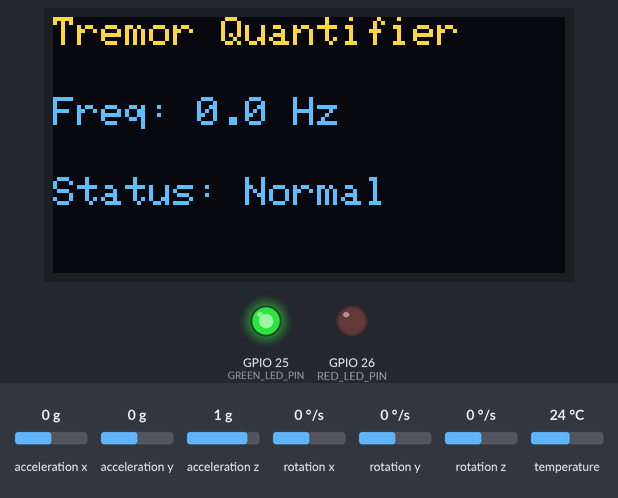
The sketch below on a simulated ESP32. Parts: 128×64 one-colour display, output pins drawn as LEDs (lit = HIGH). The inputs (shaded band) are chosen by the test bench; at power-on: acceleration z 1 g, acceleration x 0 g, acceleration y 0 g, rotation x 0 °/s, rotation y 0 °/s, rotation z 0 °/s, temperature 24 °C. The OLED is the two-colour kind (top 16 rows yellow).

Above: at 4.2 s.
4.3 s: acceleration z set to -1.4 g
At 7.0 s:
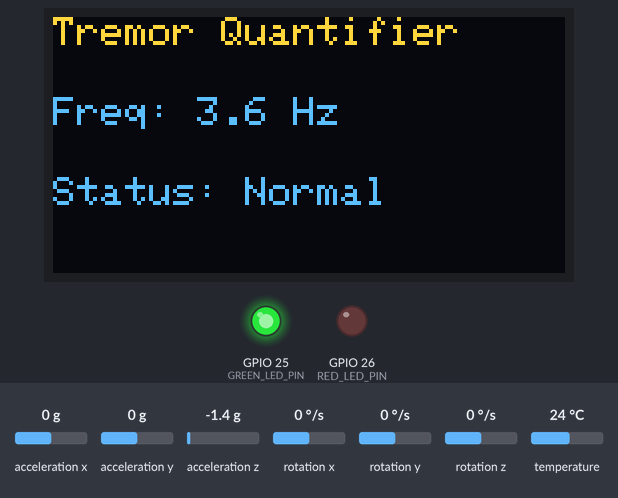
7.3 s: acceleration z set to -1.1 g
At 9.2 s:
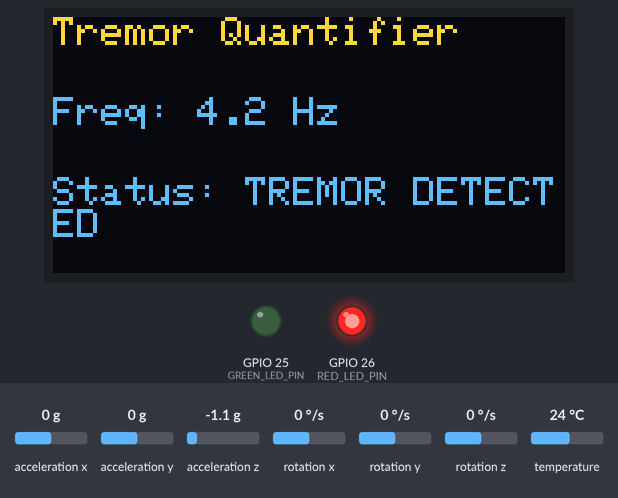
10.3 s: acceleration z set to -0.9 g
At 12.1 s:
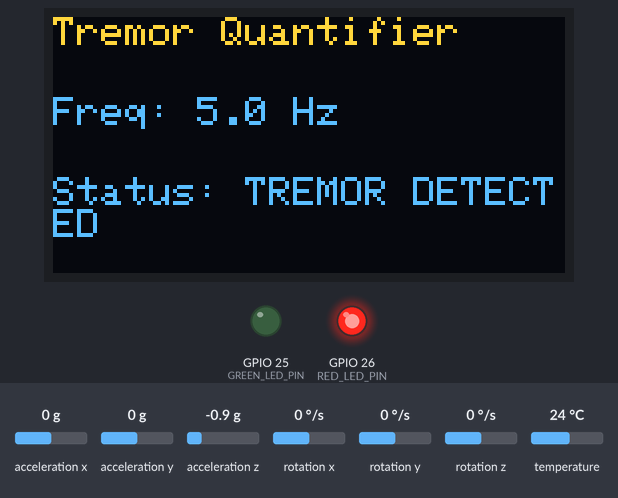
12.9 s: acceleration z set to -0.7 g
At 17.2 s:
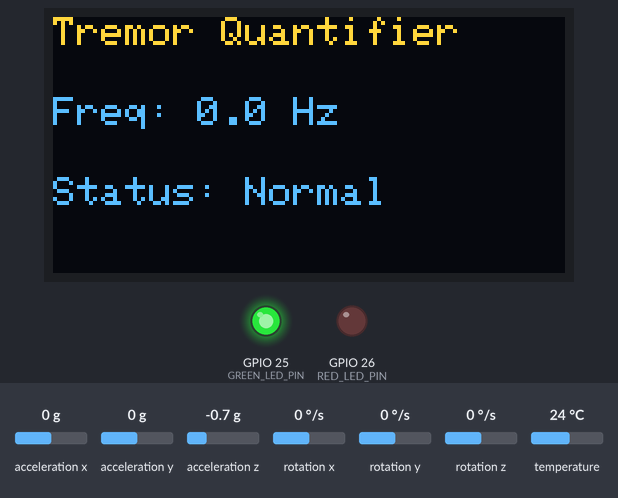
17.4 s: acceleration z set to 0 g
At 19.5 s:
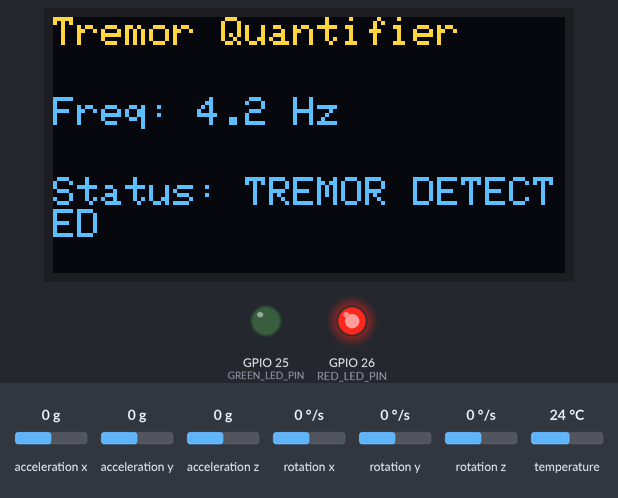
Timing chart, 0 to 23.2 s (numbered marks = the images above; inputs shaded):
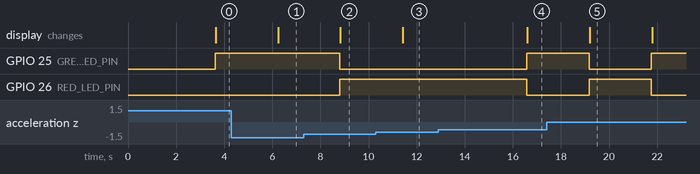

Measured:
- the behaviour switches between -1.3 and -1.2 g on acceleration z (found by bisection; images 1 and 2)
- the behaviour switches between -1.1 and -1 g on acceleration z (found by bisection; images 2 and 3)
- the behaviour switches between -0.9 and -0.8 g on acceleration z (found by bisection; images 3 and 4)
- after the input at 4.3 s, the display: changes after 1.9 s (image 1)
- after the input at 7.3 s, GPIO 25 (GREEN_LED_PIN): HIGH → LOW after 1.5 s; GPIO 26 (RED_LED_PIN): LOW → HIGH after 1.5 s; the display: changes after 1.5 s (image 2)
- after the input at 10.3 s, GPIO 25 (GREEN_LED_PIN): stays LOW (without the input it goes to HIGH after 1.1 s); GPIO 26 (RED_LED_PIN): stays HIGH (without the input it goes to LOW after 1.1 s); the display: changes after 1.1 s (image 3)
- after the input at 12.9 s, GPIO 25 (GREEN_LED_PIN): LOW → HIGH after 3.7 s instead of 1.1 s; GPIO 26 (RED_LED_PIN): HIGH → LOW after 3.7 s instead of 1.1 s
- after the input at 17.4 s, GPIO 25 (GREEN_LED_PIN): HIGH → LOW after 1.8 s, → HIGH 2.6 s later; GPIO 26 (RED_LED_PIN): LOW → HIGH after 1.8 s, → LOW 2.6 s later; the display: changes after 1.8 s (image 5)

The sketch:

sketch.ino
```cpp
#include <Wire.h>
#include <Adafruit_MPU6050.h>
#include <Adafruit_Sensor.h>
#include <Adafruit_SSD1306.h>
#include <arduinoFFT.h>

#define SCREEN_WIDTH 128
#define SCREEN_HEIGHT 64
#define OLED_RESET    -1
Adafruit_SSD1306 display(SCREEN_WIDTH, SCREEN_HEIGHT, &Wire, OLED_RESET);

Adafruit_MPU6050 mpu;


const uint16_t samples = 128;

const double samplingFrequency = 50.0;

double vReal[samples];
double vImag[samples];


ArduinoFFT<double> FFT = ArduinoFFT<double>(vReal, vImag, samples, samplingFrequency);

const int GREEN_LED_PIN = 25;
const int RED_LED_PIN = 26;

void setup() {
  Serial.begin(115200);

  pinMode(GREEN_LED_PIN, OUTPUT);
  pinMode(RED_LED_PIN, OUTPUT);

  if(!display.begin(SSD1306_SWITCHCAPVCC, 0x3C)) {
    Serial.println(F("SSD1306 allocation failed"));
    for(;;);
  }
  display.clearDisplay();
  display.setTextSize(1);
  display.setTextColor(SSD1306_WHITE);
  display.setCursor(0,0);
  display.print("System Initializing...");
  display.display();

  if (!mpu.begin()) {
    Serial.println("Failed to find MPU6050 chip");
    display.setCursor(0, 20);
    display.print("MPU6050 Error!");
    display.display();
    while (1) { delay(10); }
  }

  mpu.setAccelerometerRange(MPU6050_RANGE_2_G);
  mpu.setGyroRange(MPU6050_RANGE_500_DEG);
  mpu.setFilterBandwidth(MPU6050_BAND_21_HZ);

  delay(1000);
  display.clearDisplay();
}

void loop() {

  for (int i = 0; i < samples; i++) {
    unsigned long microseconds = micros();

    sensors_event_t a, g, temp;
    mpu.getEvent(&a, &g, &temp);

    vReal[i] = a.acceleration.z;
    vImag[i] = 0.0;


    while (micros() - microseconds < 20000) {

    }
  }

  FFT.windowing(vReal, samples, FFT_WIN_TYP_HAMMING, FFT_FORWARD);
  FFT.compute(vReal, vImag, samples, FFT_FORWARD);
  FFT.complexToMagnitude(vReal, vImag, samples);

  double peakFrequency = FFT.majorPeak(vReal, samples, samplingFrequency);


  bool tremorDetected = false;
  if (peakFrequency >= 4.0 && peakFrequency <= 6.0) {
    tremorDetected = true;
  }


  if (tremorDetected) {
    digitalWrite(RED_LED_PIN, HIGH);
    digitalWrite(GREEN_LED_PIN, LOW);
  } else {
    digitalWrite(RED_LED_PIN, LOW);
    digitalWrite(GREEN_LED_PIN, HIGH);
  }


  display.clearDisplay();
  display.setCursor(0, 0);
  display.println("Tremor Quantifier");

  display.setCursor(0, 20);
  display.print("Freq: ");
  display.print(peakFrequency, 1);
  display.println(" Hz");

  display.setCursor(0, 40);
  if (tremorDetected) {
    display.print("Status: TREMOR DETECTED");
  } else {
    display.print("Status: Normal");
  }

  display.display();
}
```
